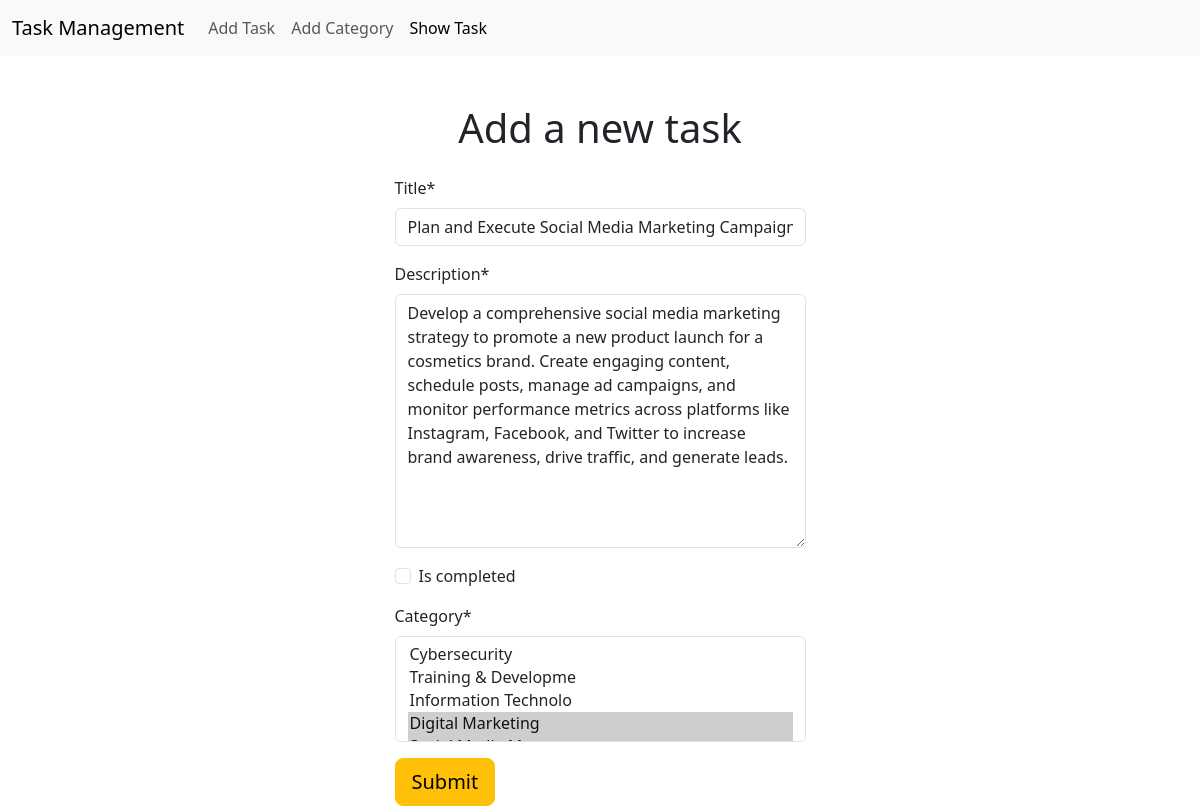
The app's page /task/edit/14 with its own data.
### task/models.py (models this page shows, shortened)
class Task(models.Model):
    title=models.CharField(max_length=50)
    description=models.TextField()
    is_completed=models.BooleanField(default=False)
    assigned_date=models.DateField(auto_now_add=True)
    category=models.ManyToManyField(Category)

### task/views.py (the view)
# urls.py: path('edit/<int:id>',views.edit_task,name='edit_task'),
def edit_task(request,id):
    task= Task.objects.get(pk=id)
    task_form=TaskForm(instance=task)
    if request.method == 'POST':
        task_form=TaskForm(request.POST, instance=task)
        if task_form.is_valid():
            task_form.save()
            return redirect('home')
    return render(request,'task_form.html',{'form':task_form})

### task/forms.py
class TaskForm(forms.ModelForm):
    class Meta:
        model = Task
        fields = '__all__'

### category/models.py (called while the page is built)
    def __str__(self) -> str:
        return self.name

### task/templates/task_form.html (shortened to what this page needs)
{% extends 'base.html' %}
{% load crispy_forms_tags %}
{% block content %}
<div class="container d-flex flex-column align-items-center justify-conten-center">
    <h1 class="mt-5">Add a new task</h1>
    <div class="mt-3">
        <form action="" method="post">
            {{form | crispy}}
            <button type="submit" class="btn btn-lg btn-warning ">Submit</button>
        </form>
    </div>
</div>
{% endblock %}

### records on screen
Task: title "Plan and Execute Social Media Marketing Campaign", description "Develop a comprehensive social media marketing strategy to promote a new product launch for a cosmetics brand. Create engaging content, schedule posts, manage ad campaigns, and monitor performance metrics across platforms like Instagram, Facebook, and Twitter to increase brand awareness, drive traffic, and generate leads."
